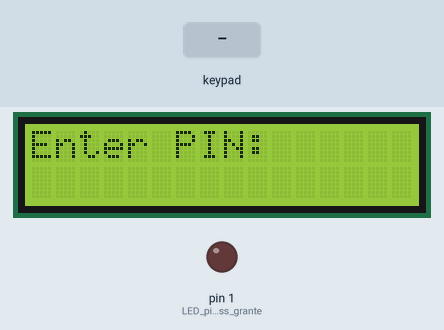
Bench run of a sketch on a simulated Arduino Uno, built with avr-gcc and run on an emulated ATmega328P. On the bench: 16×2 character LCD, output pins drawn as LEDs (lit = HIGH). The test bench sets the inputs (shaded band).

Above: at 1.2 s.
1.3 s: keypad keys 1 2 3 4 # pressed 0.4 s apart
At 1.5 s:
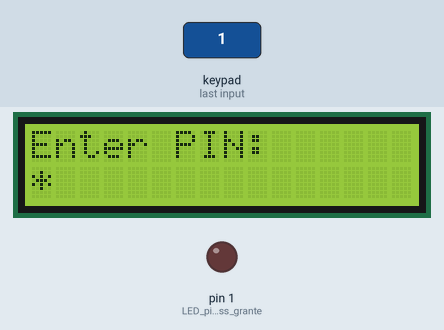
At 3.3 s:
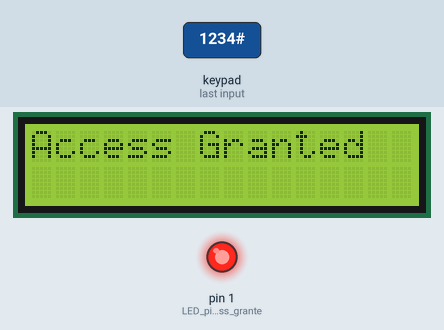
Timing chart, 0 to 4.8 s (numbered marks = the images above; inputs shaded):
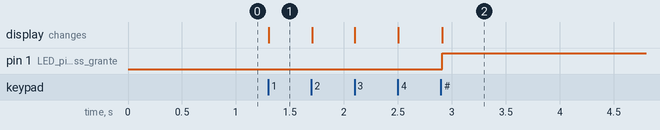

The sketch:

arduino.ino
```cpp
#include "src/LandKWrapper.h"

const char* correctPIN = "1234";

const char keymap[4][4] = {
  {'1','2','3','A'},
  {'4','5','6','B'},
  {'7','8','9','C'},
  {'*','0','#','D'}
};
byte rowPins[4] = {6, 7, 8, 9};
byte colPins[4] = {10, 13, A0, A1};

KeypadWrapper keypad(keymap, rowPins, colPins);
LCDWrapper lcd(12, 11, 5, 4, 3, 2);

int attempts = 0;

void setup()
{
  lcd.begin();
  lcd.promptMessage("Enter PIN:");
  pinMode(1, OUTPUT); // LED pin for access granted indication
  digitalWrite(1, LOW); // Ensure LED is off initially
}

void loop()
{
  char key = keypad.getKey();

  if(key=='#')
  {
    if(lcd.checkPIN(correctPIN))
    {
      lcd.showAccessGranted();
      digitalWrite(1, HIGH); // Turn on LED for access granted
      delay(2000);
    }
    else
    {
      lcd.showAccessDenied();
      delay(2000);
    }
  }
  else if (isdigit(key))
  {
    lcd.inputDigit(key);
  }
}
```

LandKWrapper.h
```cpp
#ifndef SECURE_LCD_H
#define SECURE_LCD_H

#include <LiquidCrystal.h>
#include <Keypad.h>
#include <string.h>

class LCDWrapper {
  private:
    LiquidCrystal lcd;
    char input[5];  // up to 4-digit PIN + null terminator
    uint8_t index;

  public:
    LCDWrapper(uint8_t rs, uint8_t en, uint8_t d4, uint8_t d5, uint8_t d6, uint8_t d7);
    void begin();
    void promptMessage(char *message);
    void inputDigit(char digit);
    void backspace();
    void clearInput();
    void showAccessGranted();
    void showAccessDenied();
    bool checkPIN(const char* correctPIN);
};

class KeypadWrapper {
  private:
    Keypad* keypad;

  public:
    KeypadWrapper(const char keymap[4][4], const byte rowPins[4], const byte colPins[4]);
    ~KeypadWrapper();
    char getKey();
};

#endif
```

keypadwrapper.cpp
```cpp
#include "LandKWrapper.h"

KeypadWrapper::KeypadWrapper(const char keymap[4][4], const byte rowPins[4], const byte colPins[4])
{
    keypad = new Keypad(makeKeymap(keymap), rowPins, colPins, 4, 4);
}

KeypadWrapper::~KeypadWrapper()
{
    delete keypad;
}

char KeypadWrapper::getKey()
{
    return keypad->getKey();
}
```

lcdwrapper.cpp
```cpp
#include "LandKWrapper.h"


LCDWrapper::LCDWrapper(uint8_t rs, uint8_t en, uint8_t d4, uint8_t d5, uint8_t d6, uint8_t d7)
  : lcd(rs, en, d4, d5, d6, d7), index(0) {
    input[0] = '\0';
}

void LCDWrapper::begin()
{
  lcd.begin(16, 2);
  // promptMessage(char *message);
}

void LCDWrapper::promptMessage(char *message)
{
  if (message == nullptr)
    message = "Hello World!!!";

  lcd.clear();
  lcd.setCursor(0, 0);
  lcd.print(message);
  lcd.setCursor(0, 1);
}

void LCDWrapper::inputDigit(char digit)
{
  if (index < 4) {
    input[index++] = digit;
    input[index] = '\0';
    lcd.print('*');
  }
}

void LCDWrapper::backspace()
{
  if (index > 0) {
    index--;
    input[index] = '\0';
    lcd.setCursor(index, 1);
    lcd.print(' ');
    lcd.setCursor(index, 1);
  }
}

void LCDWrapper::clearInput()
{
  index = 0;
  input[0] = '\0';
  lcd.setCursor(0, 1);
  lcd.print("                "); // clear row
  lcd.setCursor(0, 1);
}

void LCDWrapper::showAccessGranted()
{
  lcd.clear();
  lcd.setCursor(0, 0);
  lcd.print("Access Granted");
}

void LCDWrapper::showAccessDenied()
{
  lcd.clear();
  lcd.setCursor(0, 0);
  lcd.print("Access Denied");
}

bool LCDWrapper::checkPIN(const char* correctPIN)
{
  return strcmp(input, correctPIN) == 0;
}
```

Measured:
- after the input at 1.3 s, pin 1 (LED_pin_for_access_grante): LOW → HIGH after 1.6 s; the display: changes at once (image 1)
